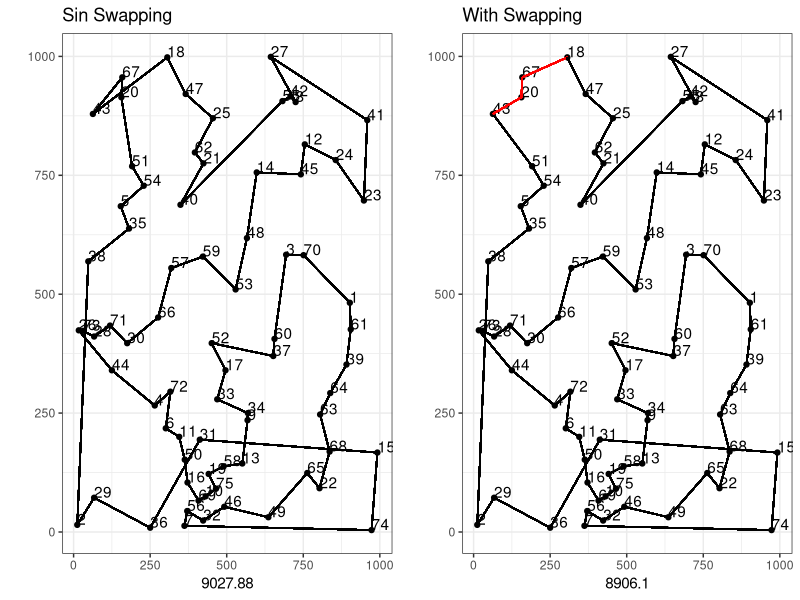

The R script that drew this image:
## ---- chunk 1
knitr::opts_chunk$set(echo = TRUE)
## ---- chunk 2
library(tidyverse)
library(gridExtra)
## ---- chunk 3
# Define Euclidean distance funcion
dist_euclidean <- function(i, j){
  result <- (i-j)^2 %>% sum() %>% sqrt()
  return(result)
}
# Given set of coordiantes calculates euclidean distance and adds noice.
matrix_euclidean <- function(matrix_pos){
  matrix_dist <- matrix(integer(n^2), ncol = n)
  for(i in 1:(n-1)){
    i_vec <- matrix_pos[i,]
    for(j in (i+1):n){
      j_vec <- matrix_pos[j,]
      matrix_dist[i,j] <- dist_euclidean(i_vec, j_vec)  %>% round(2)
      matrix_dist[j,i] <- matrix_dist[i,j]
    }
  }
  return(matrix_dist)
}

# Hace simétrica la matrix
matrix_symmetric <- function(matrix){
  for(i in 1:(n-1)){
    for(j in (i+1):n){
        if(matrix[i,j] != matrix[j,i]){
          if(matrix[i,j] < matrix[j,i]){
            matrix[j,i] <- matrix[i,j]
          }
          else{
            matrix[i,j] <- matrix[j,i]
          }
        }
     }
  }
  return(matrix)
}

# Updates distance matrix when triangle Inequality is not satissfied
desigualdad_triangulo <- function(cities_dist)
  for(i in 1:(n-1)){
    for(j in (i+1):n){
      distancia_minima <- cities_dist[i,j]
      set <- setdiff(1:n, c(i,j))
      for(k in set){
        distancia_indirecta <- cities_dist[i,k] + cities_dist[k,j]
        if(distancia_indirecta < distancia_minima){
          distancia_minima <- distancia_minima
        }
      }
      cities_dist[i,j] <- distancia_minima
      cities_dist[j,i] <- distancia_minima
    }
    return(cities_dist)
  }
TSP_plot <- function(cities_pos_df, camino_heuristica, camino_heuristica_original){
  n <- nrow(cities_pos_df)
  g <- ggplot(cities_pos_df, aes(x = V1, y = V2)) + geom_point() + theme_bw() + geom_text(aes(label=c(1:n)), hjust=0, vjust=0)
  if(all(!camino_heuristica==0)){
    m <- n
  }
  else{
   m <- min(which(camino_heuristica==0))-2 
  }
  for(i in 1:m){
     i_vec <- flatten_dbl(cities_pos_df[camino_heuristica[i],])
     j_vec <- flatten_dbl(cities_pos_df[camino_heuristica[i+1],])
     if(camino_heuristica[i] == camino_heuristica_original[i]){
        g <- g + geom_segment(x = i_vec[1], xend = j_vec[1], y = i_vec[2], yend = j_vec[2], color="black")
     }
     else{
       g <- g + geom_segment(x = i_vec[1] , xend = j_vec[1], y = i_vec[2], yend = j_vec[2], color="red") 
     }
  }
  return(g)
}

index_function <- function(i,j){
  return(which(paths[i,]==j)[1])
}
## ---- chunk 4
set.seed(11212)
proportion_edges <- 1/2 # Each node will only have this proportion of neighbors with respect the n neighbors
greedy <- 3 # When a node has this number of neighbors then it adds to the path regardless of the cost
## ---- chunk 5
######################################## LEER ARCHIVO
# instancia <- read_table2("~/Desktop/Tesis_Maestria/tesis_maestria/d198.tsp", skip = 4)
# n <- nrow(instancia)
# cities_pos <- instancia[2:(n-1),2:3]
# n <- n-2
######################################## GENERAR matrix ALEATORIA
n <- 75
cities_pos <- matrix(runif(2*n), ncol = 2) # Generate coordinates of n neighbors randomly
cities_pos <- round(1000*(cities_pos)) # Round to integers
#################################################################
cities_pos <- as.matrix(cities_pos)
colnames(cities_pos) <- c("V1", "V2")
cities_dist_original <- matrix_euclidean(cities_pos) # Generate distance matrix
cities_dist <- cities_dist_original # For last iteration, save original values
## ---- chunk 6
# Eliminate all but the first kth nearest edges for each node.
number_neighbors <- floor(n*proportion_edges) # Number of the first kth neighbors, the rest edges will get eliminated
# Eliminate all but the first kth nearest edges for each node.
for(i in 1:n){
  kth_near <- (cities_dist_original[i,] %>% sort())[number_neighbors]
  for(j in 1:n){
      if(cities_dist_original[i,j] > kth_near){
        cities_dist[i,j] <- Inf
      }
   }
}

# It is possible that the resulting matrix is not symmetric because there is no symmetry in the fact that 
# the kth neighbor v2 for a v1 node might not be the kth neighbor v1 for v2.
cities_dist <- matrix_symmetric(cities_dist)


# We define a list that has the neighbors of each node. Because each node can have different amount of neighbors a matrix
# is not an appropriate structure.
neighbors_list <- list()
for(i in 1:n){
  neighbors_list[[i]] <- which(as.logical((cities_dist[i,] < Inf)*(cities_dist[i,] > 0) %>% as.integer()))
}
# Estricturas a usar
paths <- matrix(integer((n+1)*n), nrow = n) # The Paths starting at each node. In each row we try to form a cycle.
paths[,c(1,(n+1))] <- 1:n
costs <- matrix(integer(n^2), nrow = n) # The cost of traveling from [i,j] to [i,j+1]
# Vector con numero de neighbors
degree_neighbors <- sapply(1:n, function(i){neighbors_list[[i]] %>% length()}) #Number of neighbors of each node
degree_neighbors_list <- list() # For each cycle we need to keep control of how many neighbors are left. We define a list.
for(i in 1:n){
  degree_neighbors_list[[i]] <- degree_neighbors
}
## ---- chunk 7
# Primero generamos un cycle hamiltoniano para cada nodo.
m <- n-1 # Si se quiere ver como se ve el camino en la m-ésima iteracion se puede ajustar, sino dejar m = n-1
for(num_iter in 1:m){
    for(i in 1:n){
      city_current <- paths[i, num_iter]
      # Se calculan las ciudades que no se han visitado y se guardan como vector
      cities_neighbors_to_go <- setdiff(neighbors_list[[city_current]], paths[i, 1:num_iter])
      if(length(cities_neighbors_to_go) > 0){
        # Se guardan en un vector solo los grados de los correspondientes nodos por visitar
        degree_neighbors_to_go <- degree_neighbors_list[[i]][cities_neighbors_to_go]
        # Se calcula un valor booleano que previene que nos olvidemos de un nodo. Si existe un nodo con pocos
        # vecinos hay que visitarlo inmediatamente, sino, conviene visitar el más proximo.
        immediate_neighbors <- degree_neighbors_to_go <= greedy
        if(all(!immediate_neighbors)){
          # En caso de que todos los nodos tengan multiples vecinos calcular el mas proximo
          city_distances <- cities_dist_original[city_current, cities_neighbors_to_go]
          dist_min <- min(city_distances)
          city_min <- cities_neighbors_to_go[which.min(city_distances)]
        }
        else{
        # En caso de que haya que visitar uno inmediatamente entonces añadirlo
          city_index_next <- which.min(degree_neighbors_to_go)
          city_min <- cities_neighbors_to_go[city_index_next]
          dist_min <- cities_dist_original[city_current, city_min]
       }
       # Todos los vecinos que tengan asociado a la ciudad que se visita se les resta un grado
       degree_neighbors_list[[i]][cities_neighbors_to_go] <- degree_neighbors_list[[i]][cities_neighbors_to_go] - 1
       # Se actualiza el grado de la ciudad actual a 0.
       degree_neighbors_list[[i]][city_current] <- 0
       # Se actualiza la matriz de costo.
       costs[i, num_iter] <- dist_min
       paths[i, num_iter+1] <- city_min
      }
      else{
        costs[i, num_iter] <- Inf
        paths[i, num_iter+1] <- paths[i, num_iter] 
      }
  }
}
if(m == n-1){
  costs[1:n, n]  <- sapply(1:n, function(i){cities_dist_original[paths[i, n], i]})
}
costs_cycles <- sapply(1:n, function(i){sum(costs[i,])})
cycle_index <- which.min(costs_cycles)
path_min_noswap <- paths[cycle_index,]
cost_min_noswap <- costs_cycles[cycle_index]
## ---- chunk 8
index_matrix <- matrix(0L, nrow = n, ncol = n)
paths_ext <- matrix(0L, nrow = n, ncol = 2*n)
costs_ext <- matrix(0L, nrow = n, ncol = 2*n)
for(i in 1:n){
  index_matrix[i,] <- sapply(1:n, function(j) index_function(i,j))
  paths_ext[i,] <-  c(paths[i,], paths[i,2:n])
  costs_ext[i,] <-  c(costs[i,], costs[i,])
}
## ---- chunk 9
exito <- 1
while(exito>0){
  exito <- 0
  structure_list <- list()
  structure_index_list <- list()
  structure_cost_vector <- c()
  for(len in 1:(n-1)){
    ini <- 1
    end <- len+1
    for(path in 1:n){
      structure <- paths_ext[cycle_index, ini:end]
      structure_cost <- sum(costs_ext[cycle_index, ini:(end-1)])
      structure_length <- length(structure)
      extreme1 <- structure[1]
      extreme2 <- tail(structure, 1)
      for(k in setdiff(1:n, cycle_index)){
        index_begin <- index_matrix[k,extreme1]
        index_end <- index_matrix[k,extreme2]
        if(!is.na(index_begin) && !is.na(index_end)){
          if(index_begin > index_end){
            index_aux <- index_begin
            index_begin <- index_end
            index_end <- index_aux
          }
          structure1 <- paths_ext[k,index_begin:index_end]
          structure1_length <- length(structure1)
          structure2 <- paths_ext[k,index_end:(index_begin+n)]
          structure2_length <- length(structure2)
          if(structure_length==structure1_length){
            if(length(setdiff(structure, structure1))==0){
              structure1_cost <- sum(costs_ext[k, index_begin:(index_end-1)])
              if(structure1_cost < structure_cost){
                exito <- exito + 1
                structure_list[[exito]] <- structure1
                structure_cost_vector[exito] <- structure1_cost - structure_cost
                structure_index_list[[exito]] <- c(k, index_begin, index_end)
              }
            }
          }
          if(structure_length==structure2_length){
            if(length(setdiff(structure, structure2))==0){
              structure2_cost <- sum(costs_ext[k,index_end:(index_begin+n-1)])
              if(structure2_cost < structure_cost){
                exito <- exito + 1
                structure_list[[exito]] <- structure2
                structure_cost_vector[exito] <- structure2_cost - structure_cost
                structure_index_list[[exito]] <- c(k, index_end, index_begin+n)
              }
            }
          }
        }
      }
      ini <- ini + 1
      end <- end + 1
    }
  }
  if(exito>0){
    index_min <- which.min(structure_cost_vector)
    index_replace <- structure_index_list[[index_min]][1]
    index_begin <- structure_index_list[[index_min]][2]
    index_end <- structure_index_list[[index_min]][3]
    structure_replace <- structure_list[[index_min]]
    costs_replace <- costs_ext[index_replace, index_begin:(index_end-1)]
    ini <- index_matrix[cycle_index, structure_replace[1]]
    end <- index_matrix[cycle_index, tail(structure_replace, 1)]
    if(ini > end){
      aux <- ini
      ini <- end
      end <- aux
      structure_replace <- rev(structure_replace)
      costs_replace <- rev(costs_replace)
    }
    if(length(ini:end) == length(structure_replace)){
      paths[cycle_index,ini:end] <- structure_replace
      costs[cycle_index, ini:(end-1)] <- costs_replace
    }
    else{
      edges_costs <- costs_replace
      index_cut <- which(structure == cycle_index)
      structure_head <- structure[1:index_cut]
      structure_tail <- structure[-1:-(index_cut-1)]
      edges_costs_head <- edges_costs[1:(index_cut-1)]
      edges_costs_tail <- edges_costs[-1:-(index_cut-1)]
      begin_index <- length(structure_head) + 1
      end_index <- n+1 - length(structure_tail)
      paths[cycle_index,] <- c(structure_tail, paths[cycle_index,begin_index:end_index], structure_head)
      begin_index <- length(structure_head)
      costs[cycle_index,] <- c(edges_costs_tail, costs[cycle_index, begin_index:end_index], edges_costs_head)
      print("Warning")
    }
    for(i in 1:n){
      index_matrix[i,] <- sapply(1:n, function(j) index_function(i,j))
      paths_ext[i,] <-  c(paths[i,], paths[i,2:n])
      costs_ext[i,] <-  c(costs[i,], costs[i,])
    }
  }
}
## ---- chunk 10
path_min_swap <- paths[cycle_index,]
cost_min_swap <- sum(costs[cycle_index,])
## ---- chunk 11
cities_pos_df <- as.data.frame(cities_pos)
g1 <- TSP_plot(cities_pos_df, path_min_noswap, path_min_noswap) +  ggtitle("Sin Swapping")  + labs (x = cost_min_noswap, y = "")
g2 <- TSP_plot(cities_pos_df, path_min_swap, path_min_noswap) +  ggtitle("With Swapping")  + labs (x = cost_min_swap, y = "")
grid.arrange (g1, g2, nrow=1)
